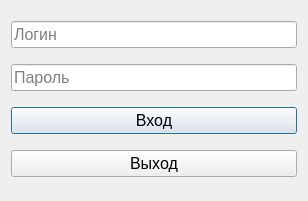
<?xml version="1.0" encoding="UTF-8"?>
<ui version="4.0">
 <class>Autorization</class>
 <widget class="QDialog" name="Autorization">
  <property name="geometry">
   <rect>
    <x>0</x>
    <y>0</y>
    <width>308</width>
    <height>201</height>
   </rect>
  </property>
  <property name="sizePolicy">
   <sizepolicy hsizetype="Preferred" vsizetype="Preferred">
    <horstretch>0</horstretch>
    <verstretch>0</verstretch>
   </sizepolicy>
  </property>
  <property name="windowTitle">
   <string>Dialog</string>
  </property>
  <property name="windowIcon">
   <iconset>
    <normalon>:/resourse/login.png</normalon>
   </iconset>
  </property>
  <layout class="QVBoxLayout" name="verticalLayout">
   <item>
    <widget class="QLineEdit" name="Login">
     <property name="font">
      <font>
       <pointsize>12</pointsize>
      </font>
     </property>
     <property name="placeholderText">
      <string>Логин</string>
     </property>
     <property name="clearButtonEnabled">
      <bool>true</bool>
     </property>
    </widget>
   </item>
   <item>
    <widget class="QLineEdit" name="Password">
     <property name="font">
      <font>
       <pointsize>12</pointsize>
      </font>
     </property>
     <property name="echoMode">
      <enum>QLineEdit::Password</enum>
     </property>
     <property name="placeholderText">
      <string>Пароль</string>
     </property>
     <property name="clearButtonEnabled">
      <bool>true</bool>
     </property>
    </widget>
   </item>
   <item>
    <widget class="QPushButton" name="Login_button">
     <property name="font">
      <font>
       <pointsize>12</pointsize>
      </font>
     </property>
     <property name="text">
      <string>Вход</string>
     </property>
     <property name="default">
      <bool>true</bool>
     </property>
    </widget>
   </item>
   <item>
    <widget class="QPushButton" name="Quit_button">
     <property name="font">
      <font>
       <pointsize>12</pointsize>
      </font>
     </property>
     <property name="text">
      <string>Выход</string>
     </property>
    </widget>
   </item>
  </layout>
 </widget>
 <resources/>
 <connections>
  <connection>
   <sender>Quit_button</sender>
   <signal>clicked()</signal>
   <receiver>Autorization</receiver>
   <slot>reject()</slot>
   <hints>
    <hint type="sourcelabel">
     <x>190</x>
     <y>235</y>
    </hint>
    <hint type="destinationlabel">
     <x>199</x>
     <y>149</y>
    </hint>
   </hints>
  </connection>
 </connections>
 <slots>
  <slot>registration()</slot>
  <slot>registration_accept()</slot>
  <slot>registration_cancel()</slot>
 </slots>
</ui>
